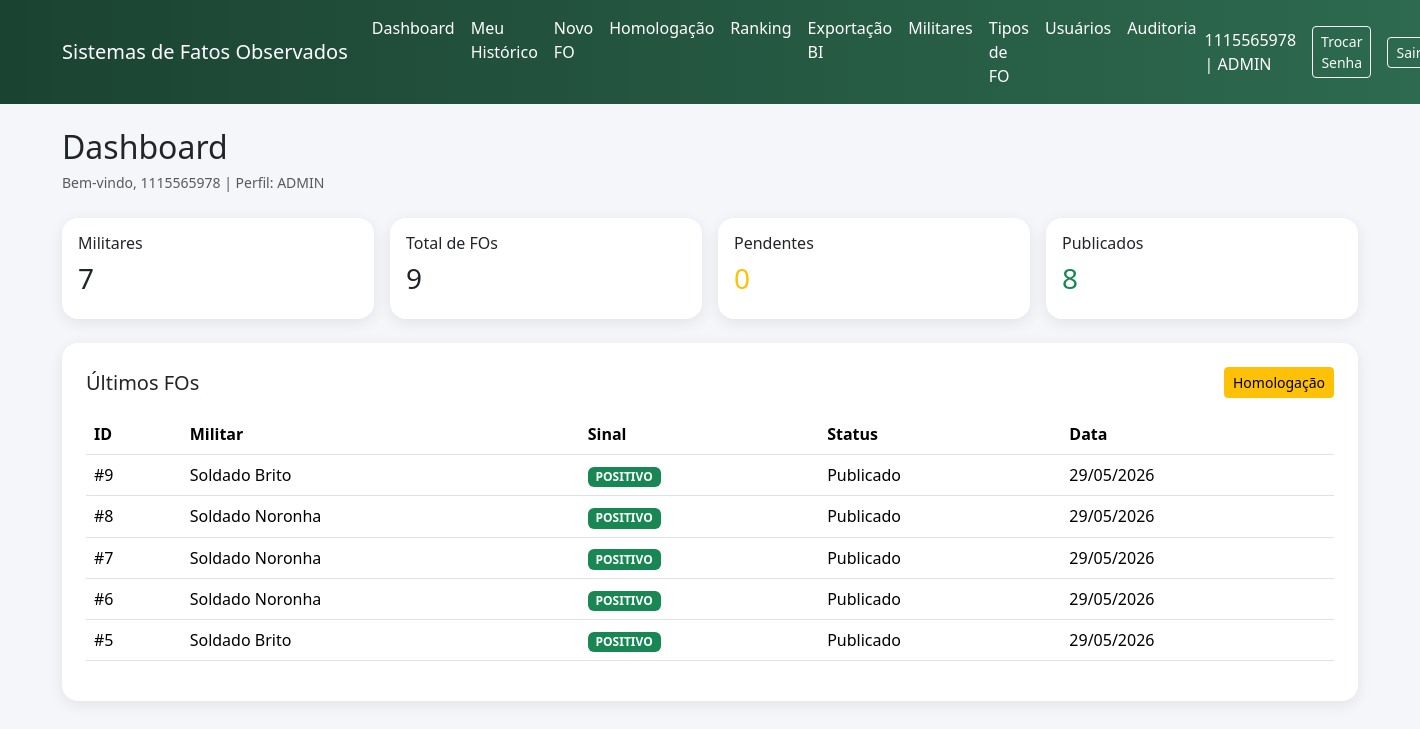
The app's page /fo/dashboard (signed in) with its own data.
### app/fo/models.py (models this page shows, shortened)
class Usuario(db.Model, UserMixin):
    __tablename__ = "usuarios"
    id = db.Column(db.Integer, primary_key=True)
    username = db.Column(db.String(80), unique=True, nullable=False)
    senha_hash = db.Column(db.String(128), nullable=False)
    perfil = db.Column(
        db.String(20),
        nullable=False,
        default="USUARIO"
    )
    militar_id = db.Column(
        db.Integer,
        db.ForeignKey("militares.id", ondelete="RESTRICT"),
        nullable=True
    )
    militar = db.relationship("Militar")

class FatoObservado(db.Model):
    __tablename__ = "fatos_observados"
    id = db.Column(db.Integer, primary_key=True)
    militar_id = db.Column(
        db.Integer,
        db.ForeignKey("militares.id"),
        nullable=True
    )
    cadastrador_id = db.Column(
        db.Integer,
        db.ForeignKey("usuarios.id", ondelete="RESTRICT"),
        nullable=False
    )
    homologador_id = db.Column(
        db.Integer,
        db.ForeignKey("usuarios.id", ondelete="RESTRICT"),
        nullable=True
    )
    tipo_de_fato_id = db.Column(
        db.Integer,
        db.ForeignKey("tipo_de_fato.id", ondelete="RESTRICT"),
        nullable=False
    )
    sinal = db.Column(db.String(10), nullable=False) #positivo ou negativo
    pontos = db.Column(db.Integer, nullable=False)
    descricao = db.Column(db.Text, nullable=True)
    status = db.Column(db.String(20), default="Pendente", nullable=False)
    justificativa_recusa = db.Column(db.Text, nullable=True)
    data_registro = db.Column(db.DateTime, default=datetime.utcnow, nullable=False)
    data_homologacao = db.Column(db.DateTime, nullable=True)
    militar = db.relationship("Militar", foreign_keys=[militar_id])
    cadastrador = db.relationship("Usuario", foreign_keys=[cadastrador_id])
    homologador = db.relationship("Usuario", foreign_keys=[homologador_id])
    tipo_fato = db.relationship("TipoDeFato")

class PostoGraduacao(db.Model):
    __tablename__ = 'posto_graduacao'
    id = db.Column(db.Integer, primary_key=True)
    nome = db.Column(db.String(80), nullable=False)

class Militar(db.Model):
    __tablename__ = "militares"
    id = db.Column(db.Integer, primary_key=True)
    nome_guerra = db.Column(db.String(120), nullable=False)
    identidade_militar = db.Column(db.String(30), unique=True, nullable=False)
    id_posto_graduacao = db.Column(
        db.Integer,
        db.ForeignKey("posto_graduacao.id", ondelete="RESTRICT"),
        nullable=False
    )
    data_de_praca = db.Column(db.Date, nullable=False)
    id_secao = db.Column(
        db.Integer,
        db.ForeignKey("secoes.id", ondelete="RESTRICT"),
        nullable=False
    )
    foto_url = db.Column(db.String(255), nullable=True)
    ativo = db.Column(db.Boolean, default=True, nullable=False)
    posto_graduacao = db.relationship("PostoGraduacao")
    secao = db.relationship("Secao")

### app/fo/routes.py (the view)
@fo_bp.route("/dashboard")
@login_required
def dashboard():
    total_militares = Militar.query.count()
    total_fos = FatoObservado.query.count()
    pendentes = FatoObservado.query.filter_by(status="Pendente").count()
    publicados = FatoObservado.query.filter_by(status="Publicado").count()
    ultimos_fos = FatoObservado.query.order_by(
        FatoObservado.data_registro.desc()
    ).limit(5).all()
    meus_fos = []
    saldo_pessoal = 0
    if current_user.militar_id:
        meus_fos = FatoObservado.query.filter_by(
            militar_id=current_user.militar_id,
            status="Publicado"
        ).order_by(
            FatoObservado.data_registro.desc()
        ).limit(5).all()
        positivos = sum(f.pontos for f in meus_fos if f.sinal == "POSITIVO")
        negativos = sum(f.pontos for f in meus_fos if f.sinal == "NEGATIVO")
        saldo_pessoal = positivos - negativos
    return render_template(
        "fo/dashboard.html",
        total_militares=total_militares,
        total_fos=total_fos,
        pendentes=pendentes,
        publicados=publicados,
        ultimos_fos=ultimos_fos,
        meus_fos=meus_fos,
        saldo_pessoal=saldo_pessoal
    )

### app/templates/fo/dashboard.html (shortened to what this page needs)
{% extends "base.html" %}
{% block content %}
<div class="d-flex justify-content-between align-items-center mb-4">
    <div>
        <h2 class="mb-1">Dashboard</h2>
        <small class="text-muted">
            Bem-vindo, {{ current_user.username }}
            | Perfil: {{ current_user.perfil }}
        </small>
    </div>
</div>
<div class="row g-3 mb-4">
    {% if current_user.perfil in ["ADMIN", "HOMOLOGADOR"] %}
    <div class="col-md-3">
        <div class="card card-glass p-3">
            <h6>Militares</h6>
            <h3>{{ total_militares }}</h3>
        </div>
    </div>
    <div class="col-md-3">
        <div class="card card-glass p-3">
            <h6>Total de FOs</h6>
            <h3>{{ total_fos }}</h3>
        </div>
    </div>
    <div class="col-md-3">
        <div class="card card-glass p-3">
            <h6>Pendentes</h6>
            <h3 class="text-warning">{{ pendentes }}</h3>
        </div>
    </div>
    <div class="col-md-3">
        <div class="card card-glass p-3">
            <h6>Publicados</h6>
            <h3 class="text-success">{{ publicados }}</h3>
        </div>
    </div>
    {% endif %}
</div>
{% if current_user.perfil in ["ADMIN", "HOMOLOGADOR"] %}
<div class="card card-glass p-4 mb-4">
    <div class="d-flex justify-content-between align-items-center mb-3">
        <h5 class="mb-0">Últimos FOs</h5>
        <a href="{{ url_for('fo.homologacao') }}"
           class="btn btn-warning btn-sm">
            Homologação
        </a>
    </div>
    {% if ultimos_fos %}
    <div class="table-responsive">
        <table class="table table-hover align-middle">
            <thead>
                <tr>
                    <th>ID</th>
                    <th>Militar</th>
                    <th>Sinal</th>
                    <th>Status</th>
                    <th>Data</th>
                </tr>
            </thead>
            <tbody>
                {% for fato in ultimos_fos %}
                <tr>
                    <td>#{{ fato.id }}</td>
                    <td>
                        {{ fato.militar.posto_graduacao.nome }}
                        {{ fato.militar.nome_guerra }}
                    </td>
                    <td>
                        {% if fato.sinal == "POSITIVO" %}
                            <span class="badge bg-success">POSITIVO</span>
                        {% else %}
                            <span class="badge bg-danger">NEGATIVO</span>
                        {% endif %}
                    </td>
                    <td>{{ fato.status }}</td>
                    <td>
                        {{ fato.data_registro.strftime('%d/%m/%Y') }}
                    </td>
                </tr>
                {% endfor %}
            </tbody>
        </table>
    </div>
    {% else %}
    <div class="alert alert-info mb-0">
        Nenhum FO registrado.
    </div>
    {% endif %}
</div>
{% endif %}
{% endblock %}

### app/templates/base.html (shortened to what this page needs)
<!DOCTYPE html>
<html lang="pt-BR">
<head>
    <link href="https://cdn.jsdelivr.net/npm/bootstrap@5.3.3/dist/css/bootstrap.min.css" rel="stylesheet">
</head>
<body>
<nav class="navbar navbar-expand-lg navbar-dark navbar-custom mb-4">
    <div class="container">
        <a class="navbar-brand"
            href="{{ url_for('fo.dashboard' )}}">
        Sistemas de Fatos Observados
        </a>
        <div class="collapse navbar-collapse"
            id="navbarNav">
            {% if current_user.is_authenticated %}
            <ul class="navbar-nav me-auto">
                <li class="nav-item">
                    <a class="nav-link" href="{{ url_for('fo.dashboard') }}">
                        Dashboard
                    </a>
                </li>
                {% if current_user.perfil in ["USUARIO", "LANCADOR", "ADMIN"] %}
                    <li class="nav-item">
                        <a class="nav-link" href="{{ url_for('fo.meu_historico') }}">
                            Meu Histórico
                        </a>
                    </li>
                {% endif %}
                {% if current_user.perfil in ["LANCADOR", "HOMOLOGADOR", "ADMIN"] %}
                    <li class="nav-item">
                        <a class="nav-link" href="{{ url_for('fo.novo_fo') }}">
                            Novo FO
                        </a>
                    </li>
                    <li class="nav-item">
                        <a class="nav-link" href="{{ url_for('fo.homologacao') }}">
                            Homologação
                        </a>
                    </li>
                {% endif %}
                {% if current_user.perfil in ["USUARIO", "LANCADOR", "HOMOLOGADOR", "ADMIN"] %}
                    <li class="nav-item">
                        <a class="nav-link" href="{{ url_for('fo.ranking') }}">
                            Ranking
                        </a>
                    </li>
                {% endif %}
                {% if current_user.perfil in ["BOLETIM", "ADMIN"] %}
                    <li class="nav-item">
                        <a class="nav-link" href="{{ url_for('fo.exportacao') }}">
                            Exportação BI
                        </a>
                    </li>
                {% endif %}
                {% if current_user.perfil in ["CADASTRADOR", "ADMIN"] %}
                    <li class="nav-item">
                        <a class="nav-link" href="{{ url_for('fo.admin_militares') }}">
                            Militares
                        </a>
                    </li>
                {% endif %}
                {% if current_user.perfil == "ADMIN" %}
                    <li class="nav-item">
                        <a class="nav-link" href="{{ url_for('fo.admin_tipos') }}">
                            Tipos de FO
                        </a>
                    </li>
                    <li class="nav-item">
                        <a class="nav-link" href="{{ url_for('fo.admin_usuarios') }}">
                            Usuários
                        </a>
                    </li>
                    <li class="nav-item">
                        <a class="nav-link" href="{{ url_for('fo.admin_auditoria') }}">
                            Auditoria
                        </a>
                    </li>
                {% endif %}
            </ul>
            <div class="d-flex align-items-center gap-3">
                <span class="navbar-text">
                    {{ current_user.username }} | {{ current_user.perfil }}
                </span>
                <a class="btn btn-outline-light btn-sm"
                href="{{ url_for('auth.trocar_senha') }}">
                Trocar Senha
                </a>
                <a class="btn btn-outline-light btn-sm"
                href="{{ url_for('auth.logout') }}">
                Sair
                </a>
            </div>
            {% endif %}
        </div>
    </div>
</nav>
<div class="toast-container position-fixed top-0 end-0 p-3"
     style="z-index: 9999;">
</div>
<main class="container">
    {% block content %}{% endblock %}
</main>
</body>
</html>

### app/templates/base.html (style rules this page uses)
body { background: #f4f6f9; }
.navbar-custom { background: linear-gradient(90deg, #1b4332, #2d6a4f); }
.navbar-brand, .nav-link, .navbar-text { color:white !important; }
.card-glass { border-radius: 16px; border:none; box-shadow: 0 4px 15px rgba(0,0,0,0.08); }

### records on screen
Usuario: username "1115565978", perfil "ADMIN"
FatoObservado: id "9", militar.posto_graduacao.nome "Soldado", militar.nome_guerra "Brito", sinal "POSITIVO", status "Publicado", data_registro "29/05/2026"
FatoObservado: id "8", militar.posto_graduacao.nome "Soldado", militar.nome_guerra "Noronha", sinal "POSITIVO", status "Publicado", data_registro "29/05/2026"
FatoObservado: id "7", militar.posto_graduacao.nome "Soldado", militar.nome_guerra "Noronha", sinal "POSITIVO", status "Publicado", data_registro "29/05/2026"
FatoObservado: id "6", militar.posto_graduacao.nome "Soldado", militar.nome_guerra "Noronha", sinal "POSITIVO", status "Publicado", data_registro "29/05/2026"
FatoObservado: id "5", militar.posto_graduacao.nome "Soldado", militar.nome_guerra "Brito", sinal "POSITIVO", status "Publicado", data_registro "29/05/2026"

### other values on screen
{{ total_militares }} "7"
{{ total_fos }} "9"
{{ pendentes }} "0"
{{ publicados }} "8"
